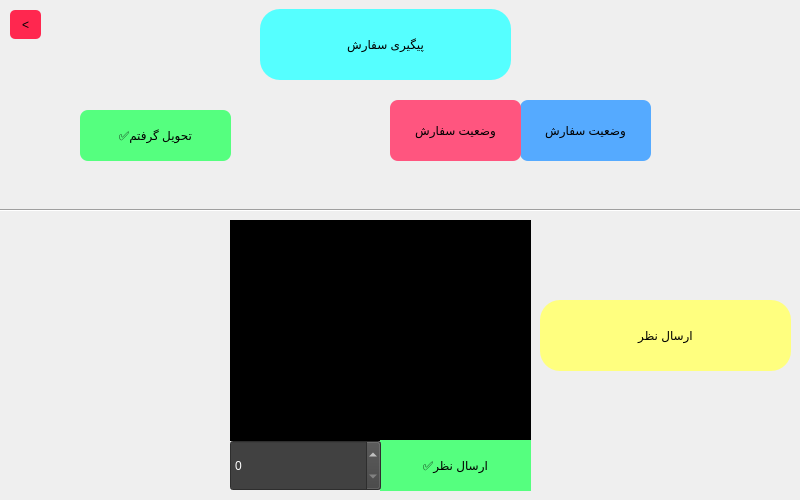
<?xml version="1.0" encoding="UTF-8"?>
<ui version="4.0">
 <class>peygiri</class>
 <widget class="QWidget" name="peygiri">
  <property name="geometry">
   <rect>
    <x>0</x>
    <y>0</y>
    <width>800</width>
    <height>500</height>
   </rect>
  </property>
  <property name="windowTitle">
   <string>Form</string>
  </property>
  <widget class="QLabel" name="label">
   <property name="geometry">
    <rect>
     <x>520</x>
     <y>100</y>
     <width>131</width>
     <height>61</height>
    </rect>
   </property>
   <property name="styleSheet">
    <string notr="true">background-color:rgb(85, 170, 255);
color: rgb(0, 0, 0);
border-radius:8px;
font: 300 9pt &quot;IRANYekan&quot;;</string>
   </property>
   <property name="text">
    <string>وضعیت سفارش</string>
   </property>
   <property name="alignment">
    <set>Qt::AlignmentFlag::AlignCenter</set>
   </property>
  </widget>
  <widget class="QPushButton" name="pushButton">
   <property name="geometry">
    <rect>
     <x>80</x>
     <y>110</y>
     <width>151</width>
     <height>51</height>
    </rect>
   </property>
   <property name="cursor">
    <cursorShape>PointingHandCursor</cursorShape>
   </property>
   <property name="styleSheet">
    <string notr="true">background-color: rgb(85, 255, 127);
color: rgb(0, 0, 0);
border-radius:8px;
font: 900 9pt &quot;Rokh&quot;;</string>
   </property>
   <property name="text">
    <string>✅تحویل گرفتم</string>
   </property>
  </widget>
  <widget class="QPlainTextEdit" name="plainTextEdit">
   <property name="geometry">
    <rect>
     <x>230</x>
     <y>220</y>
     <width>301</width>
     <height>221</height>
    </rect>
   </property>
   <property name="styleSheet">
    <string notr="true">color: rgb(0, 0, 0);

background-color: rgb(0, 0, 0);</string>
   </property>
  </widget>
  <widget class="QPushButton" name="pushButton_2">
   <property name="geometry">
    <rect>
     <x>380</x>
     <y>440</y>
     <width>151</width>
     <height>51</height>
    </rect>
   </property>
   <property name="cursor">
    <cursorShape>PointingHandCursor</cursorShape>
   </property>
   <property name="styleSheet">
    <string notr="true">background-color: rgb(85, 255, 127);
color: rgb(0, 0, 0);
font: 900 9pt &quot;Rokh&quot;;
border:0px solid;</string>
   </property>
   <property name="text">
    <string>✅ارسال نظر</string>
   </property>
  </widget>
  <widget class="QSpinBox" name="spinBox">
   <property name="geometry">
    <rect>
     <x>230</x>
     <y>440</y>
     <width>151</width>
     <height>51</height>
    </rect>
   </property>
   <property name="styleSheet">
    <string notr="true">background-color:rgb(65, 65, 65) ;
color: rgb(0, 0, 0);


color: rgb(255, 255, 255);</string>
   </property>
  </widget>
  <widget class="QFrame" name="frame">
   <property name="geometry">
    <rect>
     <x>-10</x>
     <y>-10</y>
     <width>811</width>
     <height>511</height>
    </rect>
   </property>
   <property name="styleSheet">
    <string notr="true">border-image: url(:/new/images/peygiribg.jpg);</string>
   </property>
   <property name="frameShape">
    <enum>QFrame::Shape::StyledPanel</enum>
   </property>
   <property name="frameShadow">
    <enum>QFrame::Shadow::Raised</enum>
   </property>
  </widget>
  <widget class="QLabel" name="label_2">
   <property name="geometry">
    <rect>
     <x>390</x>
     <y>100</y>
     <width>131</width>
     <height>61</height>
    </rect>
   </property>
   <property name="styleSheet">
    <string notr="true">background-color:rgb(255, 85, 127);
color: rgb(0, 0, 0);
border-radius:8px;
font: 300 9pt &quot;IRANYekan&quot;;
</string>
   </property>
   <property name="text">
    <string>وضعیت سفارش</string>
   </property>
   <property name="alignment">
    <set>Qt::AlignmentFlag::AlignCenter</set>
   </property>
  </widget>
  <widget class="Line" name="line">
   <property name="geometry">
    <rect>
     <x>0</x>
     <y>200</y>
     <width>801</width>
     <height>20</height>
    </rect>
   </property>
   <property name="orientation">
    <enum>Qt::Orientation::Horizontal</enum>
   </property>
  </widget>
  <widget class="QPushButton" name="backbtn">
   <property name="geometry">
    <rect>
     <x>10</x>
     <y>10</y>
     <width>31</width>
     <height>29</height>
    </rect>
   </property>
   <property name="cursor">
    <cursorShape>PointingHandCursor</cursorShape>
   </property>
   <property name="styleSheet">
    <string notr="true">padding:2px;

background-color: rgb(255, 39, 79);
border:0px solid;
color:black;
font: 900 9pt &quot;IRANYekanFN&quot;;
border-radius:5px;</string>
   </property>
   <property name="text">
    <string>&lt;</string>
   </property>
  </widget>
  <widget class="QLabel" name="label_3">
   <property name="geometry">
    <rect>
     <x>260</x>
     <y>9</y>
     <width>251</width>
     <height>71</height>
    </rect>
   </property>
   <property name="styleSheet">
    <string notr="true">background-color: rgb(85, 255, 255);


color: rgb(0, 0, 0);
border-radius:20px;

font: 900 19pt &quot;Rokh&quot;;
padding:10px;</string>
   </property>
   <property name="text">
    <string>پیگیری سفارش</string>
   </property>
   <property name="alignment">
    <set>Qt::AlignmentFlag::AlignCenter</set>
   </property>
  </widget>
  <widget class="QLabel" name="label_4">
   <property name="geometry">
    <rect>
     <x>540</x>
     <y>300</y>
     <width>251</width>
     <height>71</height>
    </rect>
   </property>
   <property name="styleSheet">
    <string notr="true">background-color: rgb(255, 255, 127);


color: rgb(0, 0, 0);
border-radius:20px;

font: 900 19pt &quot;Rokh&quot;;
padding:10px;</string>
   </property>
   <property name="text">
    <string>ارسال نظر</string>
   </property>
   <property name="alignment">
    <set>Qt::AlignmentFlag::AlignCenter</set>
   </property>
  </widget>
  <zorder>frame</zorder>
  <zorder>label</zorder>
  <zorder>pushButton</zorder>
  <zorder>plainTextEdit</zorder>
  <zorder>pushButton_2</zorder>
  <zorder>spinBox</zorder>
  <zorder>label_2</zorder>
  <zorder>line</zorder>
  <zorder>backbtn</zorder>
  <zorder>label_3</zorder>
  <zorder>label_4</zorder>
 </widget>
 <resources/>
 <connections/>
</ui>
